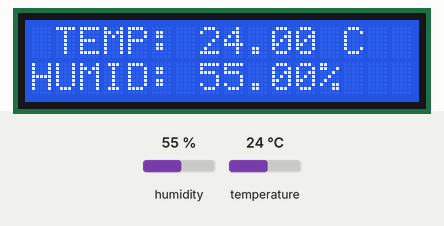
The sketch below on a simulated Arduino Uno, built with avr-gcc and run on an emulated ATmega328P. On the bench: 16×2 character LCD. Inputs (shaded band) come from the test bench; at power-on: humidity 55 %, temperature 24 °C. What the sketch prints to the serial monitor is not drawn.

Above: at 3.6 s.
3.7 s: humidity set to 22 %
At 7.3 s:
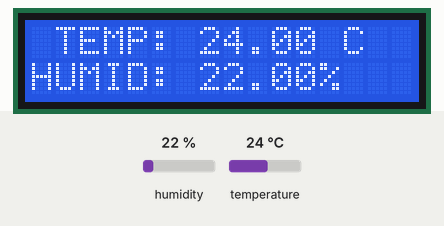
8.2 s: temperature set to 12 °C
At 9.6 s:
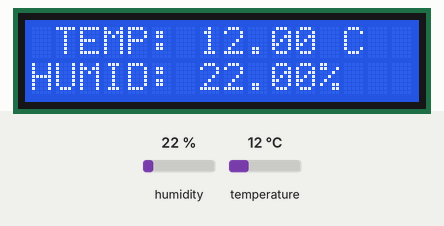
12.7 s: humidity set to 40 %
At 15.4 s:
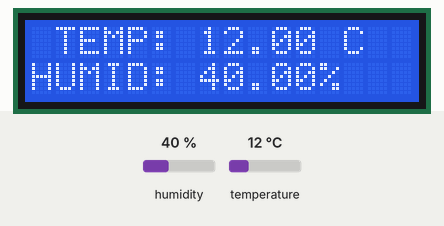
17.2 s: temperature set to 19 °C
At 19.0 s:
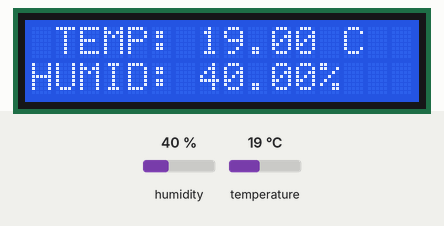
Timing chart, 0 to 20.5 s (numbered marks = the images above; inputs shaded):
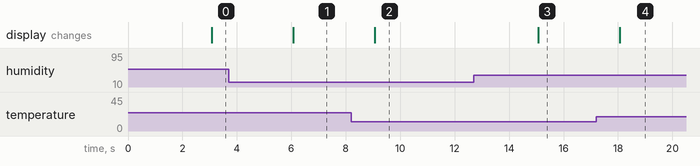

Measured:
- after the input at 3.7 s, the display: changes after 2.4 s (image 1)
- after the input at 8.2 s, the display: changes after 0.87 s (image 2)
- after the input at 12.7 s, the display: changes after 2.4 s (image 3)
- after the input at 17.2 s, the display: changes after 0.87 s (image 4)

The sketch:

DHT11_LCD.ino
```cpp
#include <dht_nonblocking.h>
#define DHT_SENSOR_TYPE DHT_TYPE_11

static const int DHT_SENSOR_PIN = 3;
DHT_nonblocking dht_sensor( DHT_SENSOR_PIN, DHT_SENSOR_TYPE );


#include <LiquidCrystal.h>

// initialize the library by associating any needed LCD interface pin
// with the arduino pin number it is connected to
const int rs = 7, en = 8, d4 = 9, d5 = 10, d6 = 11, d7 = 12;
LiquidCrystal lcd(rs, en, d4, d5, d6, d7);


/*
 * Initialize the serial port.
 */
void setup( )
{
  Serial.begin(9600);
  lcd.begin(16, 2);

}


/*
 * Poll for a measurement, keeping the state machine alive.  Returns
 * true if a measurement is available.
 */
static bool measure_environment( float *temperature, float *humidity )
{
  static unsigned long measurement_timestamp = millis( );

  /* Measure once every four seconds. */
  if( millis( ) - measurement_timestamp > 3000ul )
  {
    if( dht_sensor.measure( temperature, humidity ) == true )
    {
      measurement_timestamp = millis( );
      return( true );
    }
  }

  return( false );
}


/*
 * Main program loop.
 */
void loop( )
{
  float temperature;
  float humidity;

  /* Measure temperature and humidity.  If the functions returns
     true, then a measurement is available. */
  if( measure_environment( &temperature, &humidity ) == true )
  {
    Serial.print( "T = " );
    Serial.print( temperature, 1 );
    Serial.print( ", H = " );
    Serial.println( humidity, 1 );

    lcd.setCursor(0, 0);
    lcd.print( " TEMP: " + String(temperature) + " C" );
    lcd.setCursor(0, 1);
    lcd.print( "HUMID: " + String(humidity) + "%" );
  }
}
```
